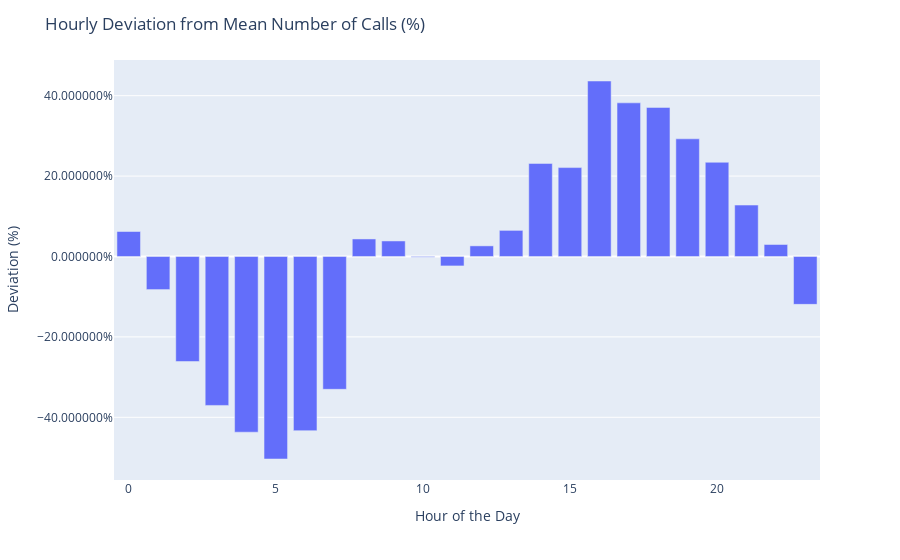

This figure's notebook cell:
### Markdown cell above
Plot created with help from chatGPT:<br>
Summary of prompt:<br>
Create a plot in the style of above (insert code above) but for hours in a day

### Code cell
# Calculate the mean number of calls per hour
hourly_mean = hourly_df.mean()

# Calculate the relative deviation from the overall mean
hourly_mean_diff = (hourly_df - hourly_mean) / hourly_mean

# Extract the hour from the datetime index
hourly_mean_diff.index = hourly_mean_diff.index.hour

# Group by the hour of the day to get the average deviation for each hour
hourly_mean_diff_by_hour = hourly_mean_diff.groupby(hourly_mean_diff.index).mean()

# Convert the result to a DataFrame for plotting
hourly_mean_diff_df = hourly_mean_diff_by_hour.reset_index()
hourly_mean_diff_df.columns = ['hour', 'deviation']

#plotting
fig = px.bar(hourly_mean_diff_df, x='hour', y='deviation')

fig.update_layout(
    yaxis_title="Deviation (%)", 
    yaxis_tickformat='%',
    xaxis_title="Hour of the Day",
    title="Hourly Deviation from Mean Number of Calls (%)",
    showlegend=False,
)
fig.show()

### Figure 1 — Plotly figure (JSON) as saved in the notebook; plotly's stock layout.template omitted (floating-point values rounded to 4 significant figures)
{"data": [{"alignmentgroup": "True", "hovertemplate": "hour=%{x}<br>deviation=%{y}<extra></extra>", "legendgroup": "", "marker": {"color": "#636efa", "pattern": {"shape": ""}}, "name": "", "offsetgroup": "", "orientation": "v", "showlegend": false, "textposition": "auto", "type": "bar", "x": [0, 1, 2, 3, 4, 5, 6, 7, 8, 9, 10, 11, 12, 13, 14, 15, 16, 17, 18, 19, 20, 21, 22, 23], "xaxis": "x", "y": [0.06215, -0.08229, -0.2612, -0.3705, -0.437, -0.5037, -0.4332, -0.3304, 0.04362, 0.03864, -0.001796, -0.02348, 0.02641, 0.06495, 0.2315, 0.2211, 0.4365, 0.3822, 0.3708, 0.2927, 0.2344, 0.1279, 0.02984, -0.1191], "yaxis": "y"}], "layout": {"barmode": "relative", "legend": {"tracegroupgap": 0}, "margin": {"t": 60}, "showlegend": false, "title": {"text": "Hourly Deviation from Mean Number of Calls (%)"}, "xaxis": {"anchor": "y", "domain": [0, 1], "title": {"text": "Hour of the Day"}}, "yaxis": {"anchor": "x", "domain": [0, 1], "tickformat": "%", "title": {"text": "Deviation (%)"}}}}
